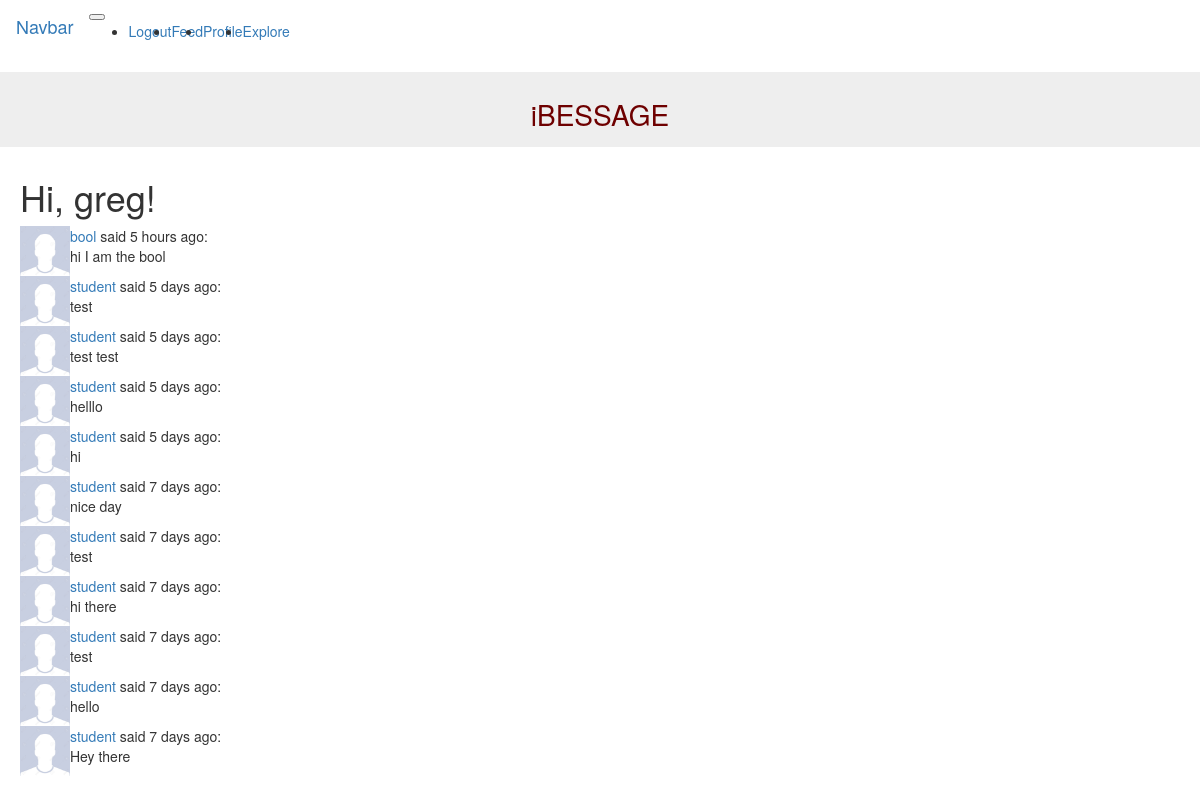
The app's page /explore (signed in), older data.
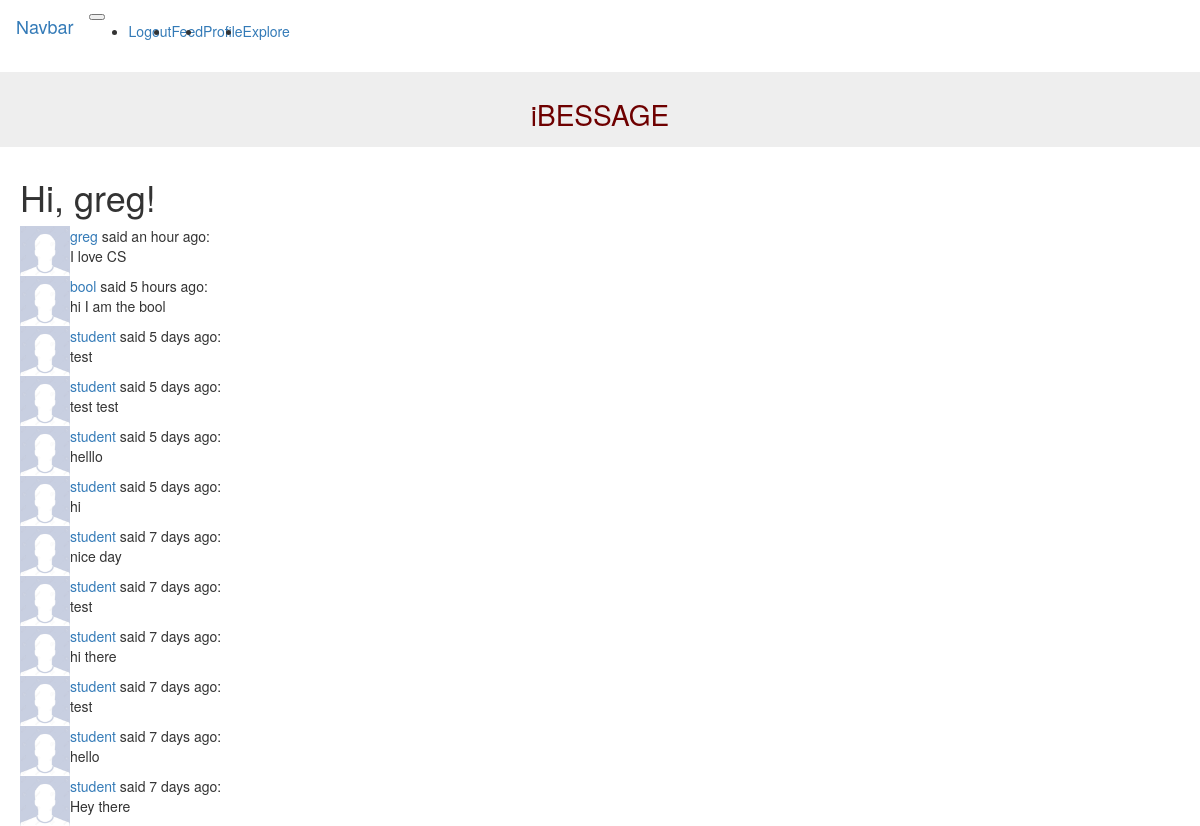
The same page, newer data.
### app/models.py (models this page shows, shortened)
class User(UserMixin, db.Model):
    id = db.Column(db.Integer, primary_key=True)
    username = db.Column(db.String(64), index=True, unique=True)
    email = db.Column(db.String(120), index=True, unique=True)
    password_hash = db.Column(db.String(128))
    posts = db.relationship('Post', backref='author', lazy='dynamic')
    followed = db.relationship(
        'User', secondary=followers,
        primaryjoin=(followers.c.follower_id == id),
        secondaryjoin=(followers.c.followed_id == id),
        backref=db.backref('followers', lazy='dynamic'), lazy='dynamic')

class Post(db.Model):
    id = db.Column(db.Integer, primary_key=True)
    body = db.Column(db.String(140))
    timestamp = db.Column(db.DateTime, index=True, default=datetime.utcnow)
    user_id = db.Column(db.Integer, db.ForeignKey('user.id'))

### app/routes.py (the view)
@app.route('/explore')
@login_required
def explore():
    posts = Post.query.order_by(Post.timestamp.desc()).all()
    return render_template('index.html', title='Explore', posts=posts)

### app/models.py (called while the page is built)
@login.user_loader
def load_user(id):
    return User.query.get(int(id))

### app/templates/index.html (shortened to what this page needs)
{% extends "base.html" %}
{% import 'bootstrap/wtf.html' as wtf %}
{% block appcontent %}
  <h1>Hi, {{ current_user.username }}!</h1>
  {% for post in posts %}
      {% include '_post.html' %}
  {% endfor %}
{% endblock %}

### app/templates/base.html (shortened to what this page needs)
{% extends 'bootstrap/base.html' %}
{% block styles %}
{{ super() }}
  <link rel="stylesheet" href="{{ url_for('static', filename='custom.css') }}" />
{% endblock %}
{% block navbar %}
<nav class="navbar navbar-expand-sm bg-dark navbar-dark">
  <a class="navbar-brand" href="#">Navbar</a>
  <button class="navbar-toggler" type="button" data-toggle="collapse" data-target="#collapsibleNavbar">
  </button>
  <div class="collapse navbar-collapse" id="collapsibleNavbar">
    <ul class="navbar-nav">
    {% if current_user.is_anonymous %}
      <li class="nav-item">
        <a class="nav-link" <a href="{{ url_for('login') }}">Login</a>
      </li>
      {% else %}
      <li class="nav-item">
        <a class="nav-link" href="{{ url_for('logout') }}">Logout</a>
      </li>
      <li class="nav-item">
        <a class="nav-link" href="{{ url_for('index') }}">Feed</a>
      </li>
      <li class="nav-item">
        <a class="nav-link" href="{{ url_for('profile') }}">Profile</a>
      </li>
      <li class="nav-item">
        <a href="{{ url_for('explore') }}">Explore</a>
      </li>
      {% endif %}
    </ul>
  </div>
</nav>
{% endblock %}
{% block content %}
  <div class="jumbotron text-center">
    <h1>iBESSAGE</h1>
  </div>
<div class="appcontent">
{% block appcontent %}{% endblock %}
{% endblock %}

### app/templates/_post.html
<table>
    <tr valign="top">
        <td><img src="/static/avatar.jpg" width="50" height="50"></td>
        <td>
          <a href="{{ url_for('user', username=post.author.username) }}">
              {{ post.author.username }}
          </a>
            said {{ moment(post.timestamp).fromNow() }}:
                <br>
                {{ post.body }}
        </td>
    </tr>
</table>

### app/static/custom.css (style rules this page uses)
.appcontent { padding-left: 20px; }
nav { padding-left: 0px; }

Row changes from the older to the newer data that the page shows:
added Post: author.username "greg", timestamp "an hour ago", body "I love CS"
